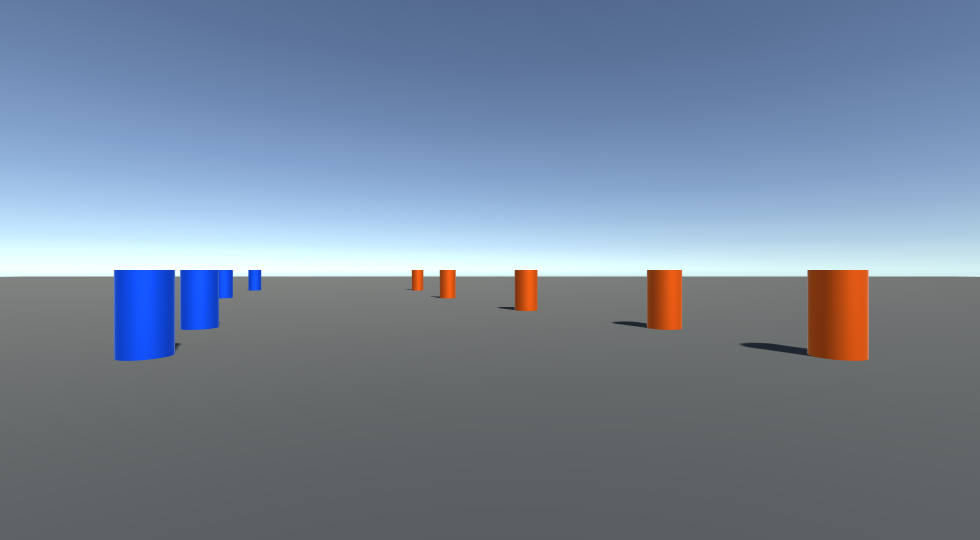
#> input picture cones/screen_1960x1080_2021-12-29_23-29-13.png, 1960 x 1080 px, found by its file name (shown at 1/2 size)
$ python conedetect.py
#> lines starting #> are read from the running program, lines starting #| are printed output that depends on the picture; after the words box and inside, x2 and y2 are one past the last pixel; in counts of white or black regions, pixels touching at a corner belong together
#> further down, original_image is the input picture: shape (1080, 1960, 3); mean B, G, R 152.3, 132.8, 118
import cv2
import numpy as np


def getCounters(img, img2):
    contours, hierarchy = cv2.findContours(img, cv2.RETR_EXTERNAL, cv2.CHAIN_APPROX_NONE)
    cone_pixels = []
    for ind, contour in enumerate(contours):
        if cv2.contourArea(contour)> 100:
            mask = np.zeros_like(img)
            cv2.drawContours(mask, [contour], -1, 255,thickness=-1)
            pts = np.where(mask == 255)
            cur_cone = []
            for i in range(len(pts[0])):
                cur_cone.append([pts[0][i], pts[1][i]])
            cone_pixels.append([cur_cone])

    return mask, cone_pixels

def getColour(img, color):
#> called with color = 2
    img_hsv = cv2.cvtColor(img, cv2.COLOR_BGR2HSV)
#> img_hsv: shape (1080, 1960, 3); mean H, S, V 99.7, 55.9, 155.1
    low_orange = np.array([max(color-20, 0), 0, 0])
    high_orange = np.array([min(color + 20, 255), 255, 255])
    x = cv2.inRange(img_hsv, low_orange, high_orange)
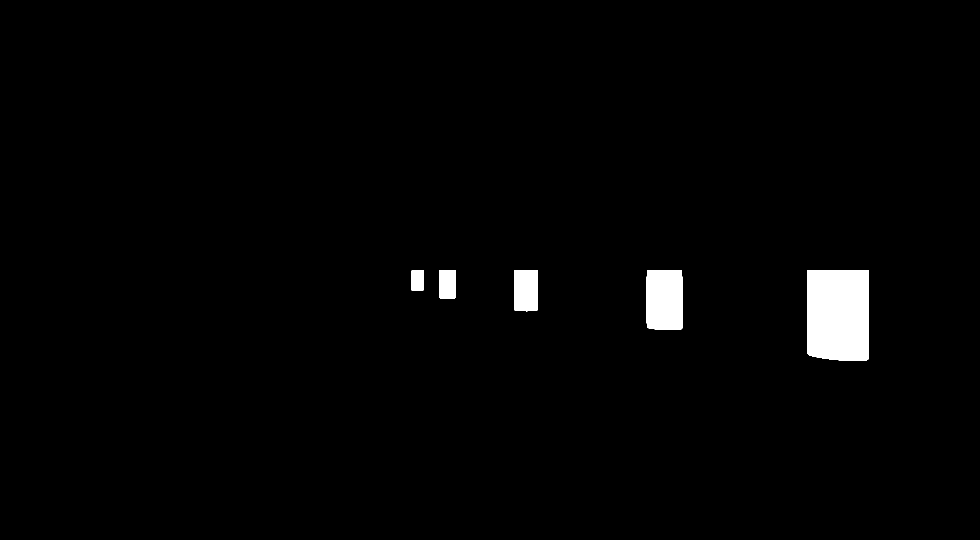
#> x: shape (1080, 1960) (shown at 1/2 size); 1.8% white; 5 white regions, box (x1, y1, x2, y2) and area: (1614, 540, 1738, 722) 22126, (1293, 540, 1365, 660) 8538, (1029, 540, 1075, 623) 3769, (879, 540, 912, 597) 1878, (823, 540, 847, 581) 983
    x = cv2.bitwise_and(img, img, mask=x)
#> x: shape (1080, 1960, 3)
    return x


def post_process(img):
    blur = cv2.GaussianBlur(img, (7, 7), 4)
    canny = cv2.Canny(blur, 75, 75)
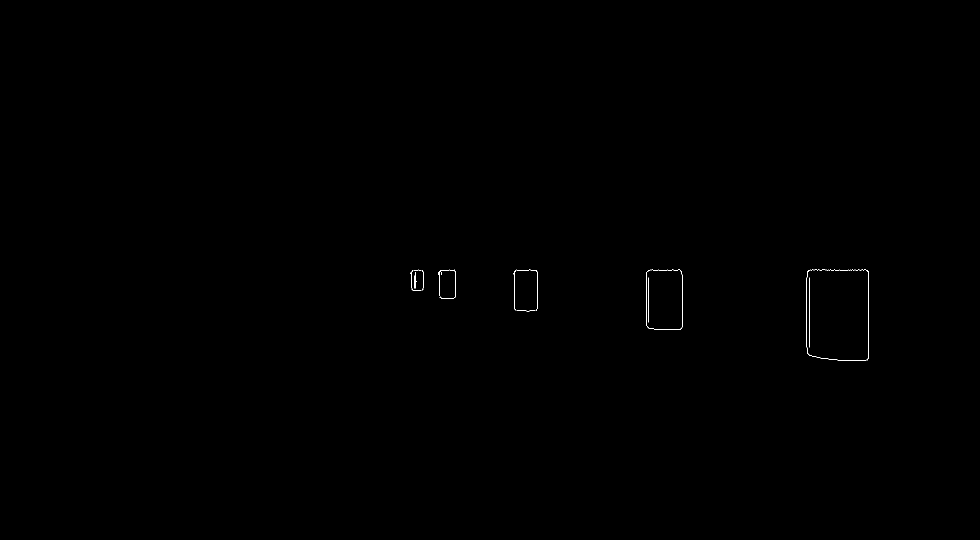
#> canny: shape (1080, 1960) (shown at 1/2 size); 0.09% white in thin lines or dots, all inside (x1, y1, x2, y2) = (820, 539, 1738, 722)
    dilated = cv2.dilate(canny, (2, 2), iterations=1)
#> dilated: shape (1080, 1960); 0.11% white in thin lines or dots, all inside (x1, y1, x2, y2) = (820, 539, 1738, 723)
    blur = cv2.GaussianBlur(dilated, (3, 3), 1)
#> blur: shape (1080, 1960)
    return blur


original_image = cv2.imread(r"C:\Main Folder\Unity\stereo\Assets\screenshots\screen_1960x1080_2021-12-29_23-29-13.png")
#cv2.imshow("original",original_image)
#cv2.waitKey(0)
#original_image = cv2.resize(original_image, (int(original_image.shape[0] * 50/100),(int(original_image.shape[1] * 50/100))), interpolation= cv2.INTER_AREA )

color_image = getColour(original_image, 2)
#cv2.imshow("just orange",color_image)

post = post_process(color_image)
#cv2.imshow("after processing", post)

coutners, cones = getCounters(post, original_image.copy())
#> in getCounters, `contours, hierarchy = cv2.findContours(img, cv2.RETR_EXTERNAL, cv2.CHA..`: contours = 5 contours; box (x1, y1, x2, y2) and area: (1612, 538, 1739, 724) 22820, (1291, 538, 1366, 662) 8938, (1025, 538, 1076, 625) 4032, (875, 538, 913, 599) 2021, (819, 538, 848, 583) 1080
#> the loop in getCounters, `for ind, contour in enumerate(contours):` made 5 passes
#> pts on passes 1 to 5: 23119 positions, rows 538 to 723, columns 1612 to 1738, 9127 positions, rows 538 to 661, columns 1291 to 1365, 4163 positions, rows 538 to 624, columns 1025 to 1075, 2114 positions, rows 538 to 598, columns 875 to 912, 1149 positions, rows 538 to 582, columns 819 to 847
#> after the loop in getCounters, `for ind, contour in enumerate(contours):`:
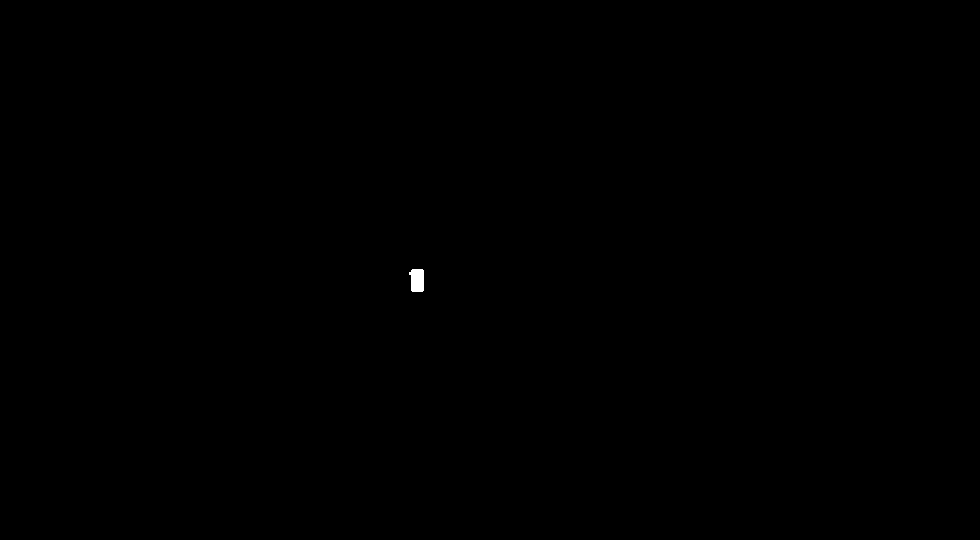
#> mask: shape (1080, 1960) (shown at 1/2 size); 0.05% white; 1 white region, box (x1, y1, x2, y2) and area: (819, 538, 848, 583) 1149
#> after the loop in getCounters, `for ind, contour in enumerate(contours):`: cone_pixels = 5 items
#> cones = 5 items
#cv2.imshow("coutners", coutners)
print(cones)
#> (printed output is left out)
print(cones[0])

for ind,cone in enumerate(cones):
    for pixel in cone[0]:
        original_image[pixel[0],pixel[1]] = [255,40,0]
    print(ind)
#> this loop made 5 passes
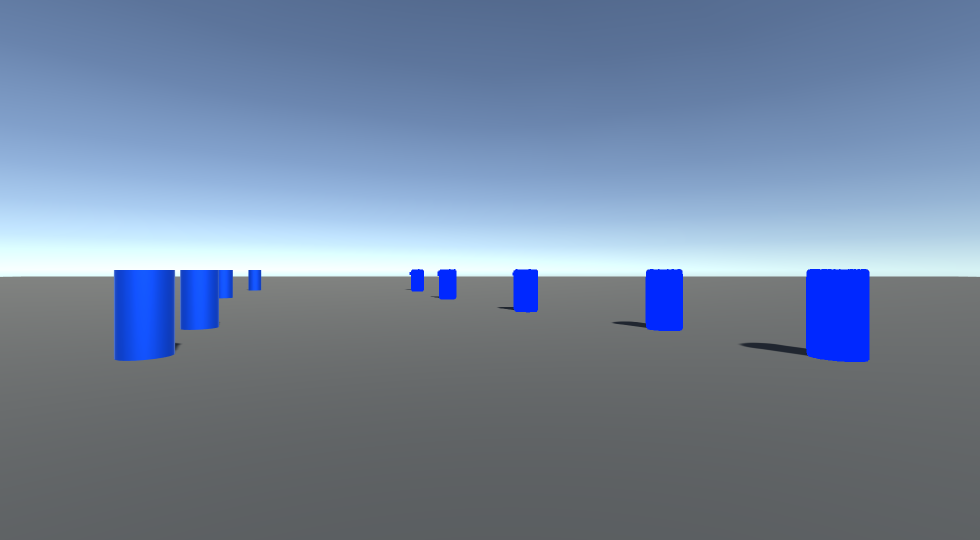
#> original_image: shape (1080, 1960, 3) (shown at 1/2 size); 1.87% of pixels changed, all inside (x1, y1, x2, y2) = (819, 538, 1739, 724)
cv2.imshow("afd", original_image)

"""
empty_image = np.zeros((original_image.shape[0],original_image.shape[1],3), dtype=np.uint8)

firstImage = getCounters(post_process(getColour(original_image,2)), original_image.copy())
secondImage = getCounters(post_process(original_image), original_image.copy())


finalImage = cv2.bitwise_and(firstImage,secondImage)

window = np.concatenate((firstImage, secondImage, finalImage), axis=1)
cv2.imshow("img", window)
#cv2.imshow("canny", canny)

#cv2.imshow("edges", drawImage)
"""
cv2.waitKey(0)

$ run again, with cones/screen_1960x1080_2021-12-29_21-16-04.png copied over cones/screen_1960x1080_2021-12-29_23-29-13.png
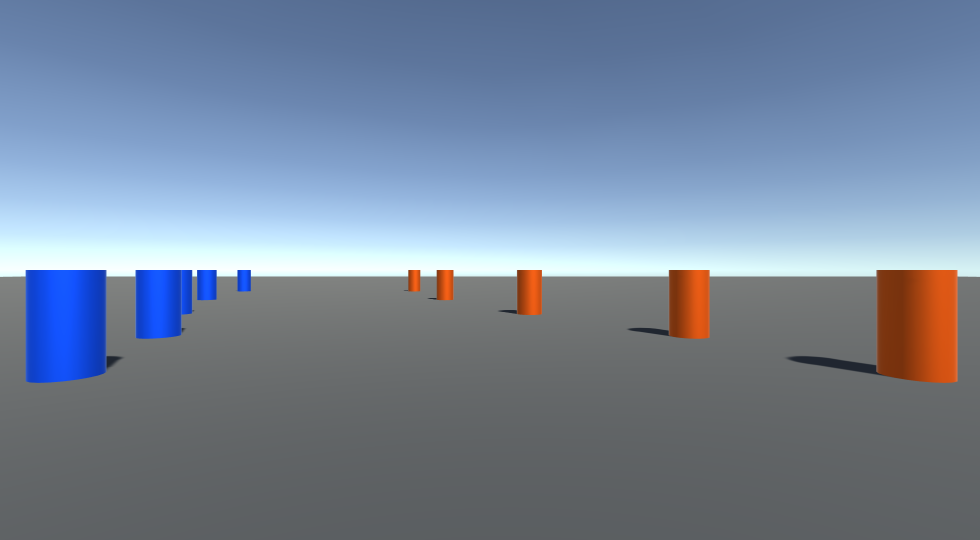
#> input picture cones/screen_1960x1080_2021-12-29_21-16-04.png, 1960 x 1080 px, found by its file name (shown at 1/2 size)
#> original_image is the input picture: shape (1080, 1960, 3); mean B, G, R 152.3, 131.8, 117.3
#> img_hsv: shape (1080, 1960, 3); mean H, S, V 99.3, 59.9, 156.3
#> in getColour, `x = cv2.inRange(img_hsv, low_orange, high_orange)`:
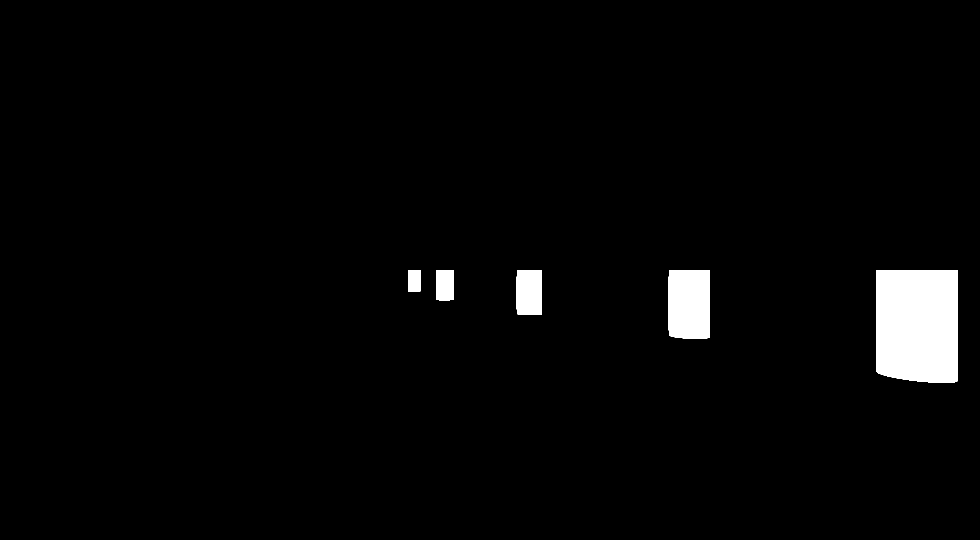
#> x: shape (1080, 1960) (shown at 1/2 size); 2.6% white; 5 white regions, box (x1, y1, x2, y2) and area: (1752, 540, 1915, 766) 35873, (1337, 540, 1420, 678) 11286, (1033, 540, 1084, 630) 4555, (873, 540, 908, 601) 2108, (816, 540, 841, 583) 1075
#> canny: shape (1080, 1960); 0.1% white in thin lines or dots, all inside (x1, y1, x2, y2) = (813, 539, 1916, 766)
#> dilated: shape (1080, 1960); 0.14% white in thin lines or dots, all inside (x1, y1, x2, y2) = (813, 539, 1916, 767)
#> contours = 5 contours; box (x1, y1, x2, y2) and area: (1750, 538, 1917, 768) 36968, (1335, 538, 1421, 680) 11768, (1031, 538, 1085, 632) 4827, (872, 539, 909, 603) 2230, (812, 538, 842, 585) 1168
#> the loop in getCounters, `for ind, contour in enumerate(contours):` made 5 passes
#> pts on passes 1 to 5: 2327 positions, rows 539 to 602, columns 872 to 908, 37347 positions, rows 538 to 767, columns 1750 to 1916, 11986 positions, rows 538 to 679, columns 1335 to 1420, 4968 positions, rows 538 to 631, columns 1031 to 1084, 1241 positions, rows 538 to 584, columns 812 to 841
#> after the loop in getCounters, `for ind, contour in enumerate(contours):`: cone_pixels = 5 items
#> (printed output is left out)
#> the loop `for ind,cone in enumerate(cones):` made 5 passes
#> after the loop `for ind,cone in enumerate(cones):`:
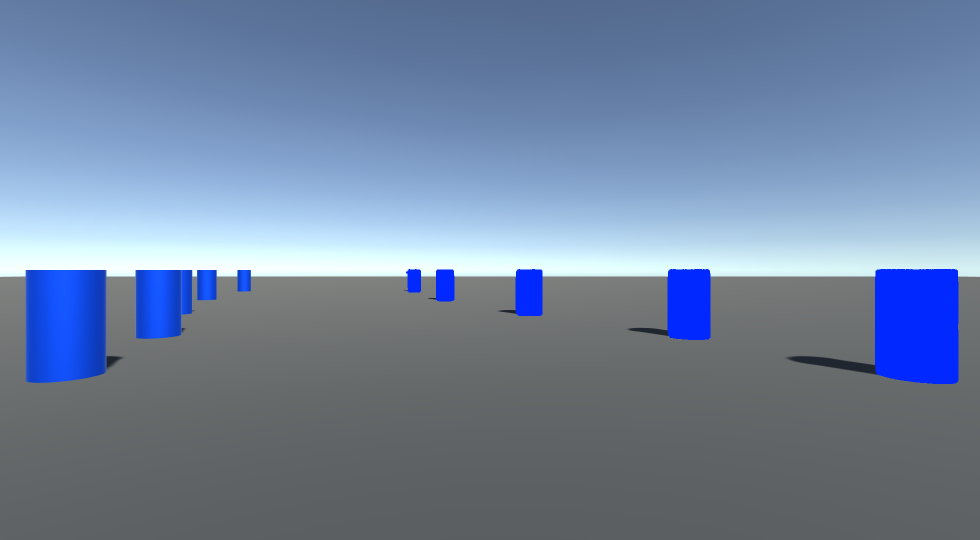
#> original_image: shape (1080, 1960, 3) (shown at 1/2 size); 2.73% of pixels changed, all inside (x1, y1, x2, y2) = (812, 538, 1917, 768)
